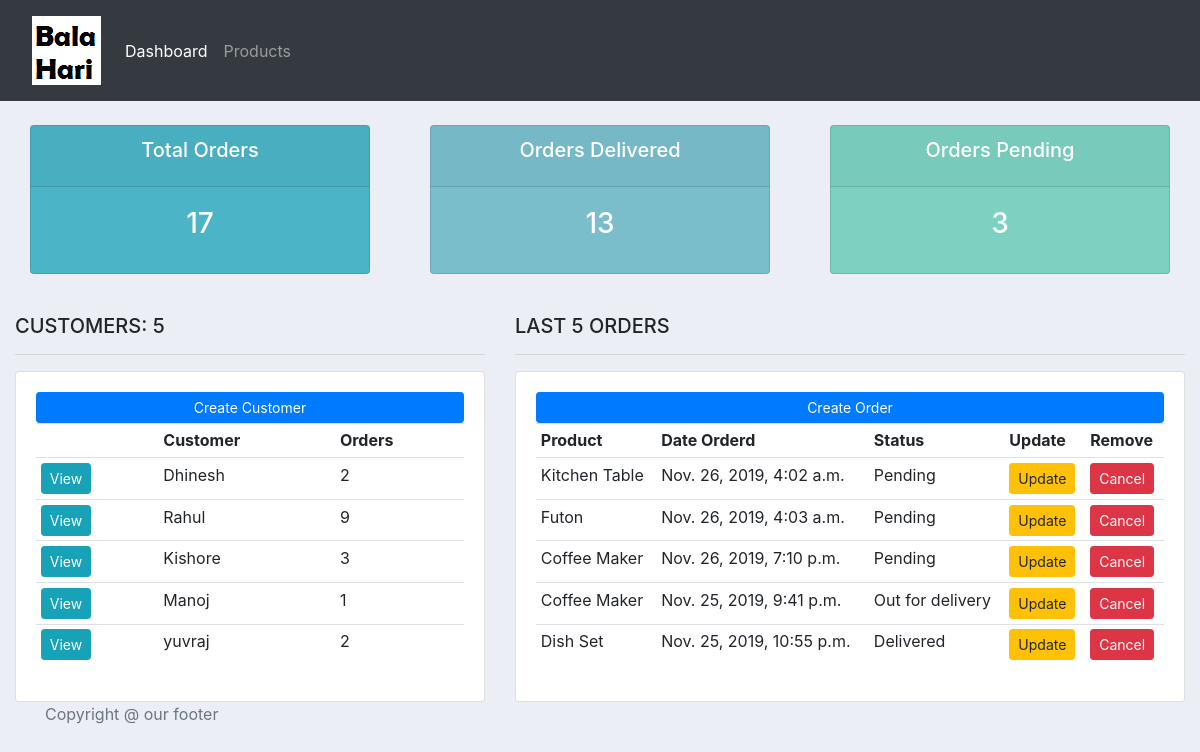
The page / on the database its author committed.
### accounts/models.py (models this page shows, shortened)
class Customer(models.Model):
	name = models.CharField(max_length=200, null=True)
	phone = models.CharField(max_length=200, null=True)
	email = models.CharField(max_length=200, null=True)
	date_created = models.DateTimeField(auto_now_add=True, null=True, blank=True)
	@property
	def orders(self):
		order_count = self.order_set.all().count()
		return str(order_count)

class Order(models.Model):
	STATUS = (
			('Pending', 'Pending'),
			('Out for delivery', 'Out for delivery'),
			('Delivered', 'Delivered'),
			)
	customer = models.ForeignKey(Customer, on_delete= models.SET_NULL, null=True)
	product = models.ForeignKey(Product, on_delete= models.SET_NULL, null=True)
	date_created = models.DateTimeField(auto_now_add=True, null=True, blank=True)
	status = models.CharField(max_length=200, null=True, choices=STATUS)

class Product(models.Model):
	CATEGORY = (
			('Indoor', 'Indoor'),
			('Out Door', 'Out Door'),
			)
	name = models.CharField(max_length=200, null=True)
	price = models.FloatField(null=True)
	category = models.CharField(max_length=200, null=True, choices=CATEGORY)
	description = models.TextField()
	date_created = models.DateTimeField(auto_now_add=True, null=True, blank=True)
	def __str__(self):
		return self.name

### accounts/views.py (the view)
# urls.py: path('', views.dashBoard, name="dashboard"),
def dashBoard(request):
	orders = Order.objects.all().order_by('-status')[0:5]
	customers = Customer.objects.all()
	total_customers = customers.count()
	total_orders = Order.objects.all().count()
	delivered = Order.objects.filter(status='Delivered').count()
	pending = Order.objects.filter(status='Pending').count()
	context = {'customers':customers, 'orders':orders,
	'total_customers':total_customers,'total_orders':total_orders,
	'delivered':delivered, 'pending':pending}
	return render(request, 'accounts/dashBoard.html', context)

### accounts/templates/accounts/dashboard.html
{% extends 'accounts/main_template.html' %}
{% load static %}
{% block content %}
{% include 'accounts/status_row.html' %}
<br>
<div class="row">
	<div class="col-md-5">
		<h5>CUSTOMERS: {{total_customers}}</h5>
		<hr>
		<div class="card card-body">
			<a class="btn btn-primary  btn-sm btn-block" href="">Create Customer</a>
			<table class="table table-sm">
				<tr>
					<th></th>
					<th>Customer</th>
					<th>Orders</th>
				</tr>
				{% for customer in customers %}
					<tr>
						<td><a href="{% url 'customer' customer.id %}" class="btn btn-sm btn-info">View</a></td>
						<td>{{customer.name}}</td>
						<td>{{customer.orders}}</td>
					</tr>
				{% endfor %}
			</table>
		</div>
	</div>
	<div class="col-md-7">
		<h5>LAST 5 ORDERS</h5>
		<hr>
		<div class="card card-body">
			<a class="btn btn-primary  btn-sm btn-block" href="{% url 'create_order' %}">Create Order</a>
			<table class="table table-sm">
				<tr>
					<th>Product</th>
					<th>Date Orderd</th>
					<th>Status</th>
					<th>Update</th>
					<th>Remove</th>
				</tr>
				{% for order in orders %}
					<tr>
						<td>{{order.product}}</td>
						<td>{{order.date_created}}</td>
						<td>{{order.status}}</td>
						<td><a class="btn btn-sm btn-warning" href="{% url 'update_order' order.id %}">Update</a></td>
						<td><a class="btn btn-sm btn-danger" href="{% url 'delete_order' order.id %}">Cancel</a></td>
					</tr>
				{% endfor %}
			</table>
		</div>
	</div>
</div>
{% endblock content %}

### accounts/templates/accounts/main_template.html (shortened to what this page needs)
{% load static %}
<!DOCTYPE html>
<html>
<head>
	<link rel="stylesheet" href="https://stackpath.bootstrapcdn.com/bootstrap/4.3.1/css/bootstrap.min.css">
	<link href="{% static '/css/main.css'  %}" rel="stylesheet" type="text/css">
</head>
<body>
	{% include 'accounts/navbar.html' %}
	<div class="container-fluid">
	{% block content %}
	{% endblock content %}
	</div>
	{% include 'accounts/footer.html' %}
</body>
</html>

### accounts/templates/accounts/navbar.html (shortened to what this page needs)
{% load static %}
<nav class="navbar navbar-expand-lg navbar-dark bg-dark">
  <a class="nav-link" href="{% url 'dashboard' %}">
    <img id="logo" src="{% static 'images/bala_logo.png' %}">
  </a>
  <div class="collapse navbar-collapse" id="navbarSupportedContent">
    <ul class="navbar-nav mr-auto">
      <li class="nav-item active">
        <a class="nav-link" href="{% url 'dashboard' %}">Dashboard</a>
      </li>
      <a class="nav-link" href="{% url 'products' %}">Products</a>
    </ul>
  </div>
</nav>

### accounts/templates/accounts/status_row.html
<br>
<div class="row">
	<div class="col">
		<div class="col-md">
			<div class="card text-center text-white  mb-3" id="total-orders">
			  	<div class="card-header">
			  		<h5 class="card-title">Total Orders</h5>
			  	</div>
			  	<div class="card-body">
			    	<h3 class="card-title">{{total_orders}}</h3>
			  	</div>
			</div>
		</div>
	</div>
	<div class="col">
		<div class="col-md">
			<div class="card text-center text-white  mb-3" id="orders-delivered">
			  	<div class="card-header">
			  		<h5 class="card-title">Orders Delivered</h5>
			  	</div>
			  	<div class="card-body">
			    	<h3 class="card-title">{{delivered}}</h3>
			  	</div>
			</div>
		</div>
	</div>
	<div class="col">
		<div class="col-md">
			<div class="card text-center text-white  mb-3" id="orders-pending">
			  	<div class="card-header">
			  		<h5 class="card-title">Orders Pending</h5>
			  	</div>
			  	<div class="card-body">
			    	<h3 class="card-title">{{pending}}</h3>
			  	</div>
			</div>
		</div>
	</div>
</div>

### accounts/templates/accounts/footer.html
 <footer class="footer">
      <div class="container">
        <span class="text-muted">Copyright @ our footer</span>
      </div>
    </footer>

### static/css/main.css (style rules this page uses)
body { background-color: #ebeff5; }
#total-orders { background-color: #4cb4c7; }
#orders-delivered { background-color: #7abecc; }
#orders-pending { background-color: #7CD1C0; }

### rows shown on the page
Customer: name "Dhinesh", orders "2"
Customer: name "Rahul", orders "9"
Customer: name "Kishore", orders "3"
Customer: name "Manoj", orders "1"
Customer: name "yuvraj", orders "2"
Order: product "Kitchen Table", date_created "Nov. 26, 2019, 4:02 a.m.", status "Pending"
Order: product "Futon", date_created "Nov. 26, 2019, 4:03 a.m.", status "Pending"
Order: product "Coffee Maker", date_created "Nov. 26, 2019, 7:10 p.m.", status "Pending"
Order: product "Coffee Maker", date_created "Nov. 25, 2019, 9:41 p.m.", status "Out for delivery"
Order: product "Dish Set", date_created "Nov. 25, 2019, 10:55 p.m.", status "Delivered"

### other values the page prints
{{ total_orders }} "17"
{{ delivered }} "13"
{{ pending }} "3"
{{ total_customers }} "5"
